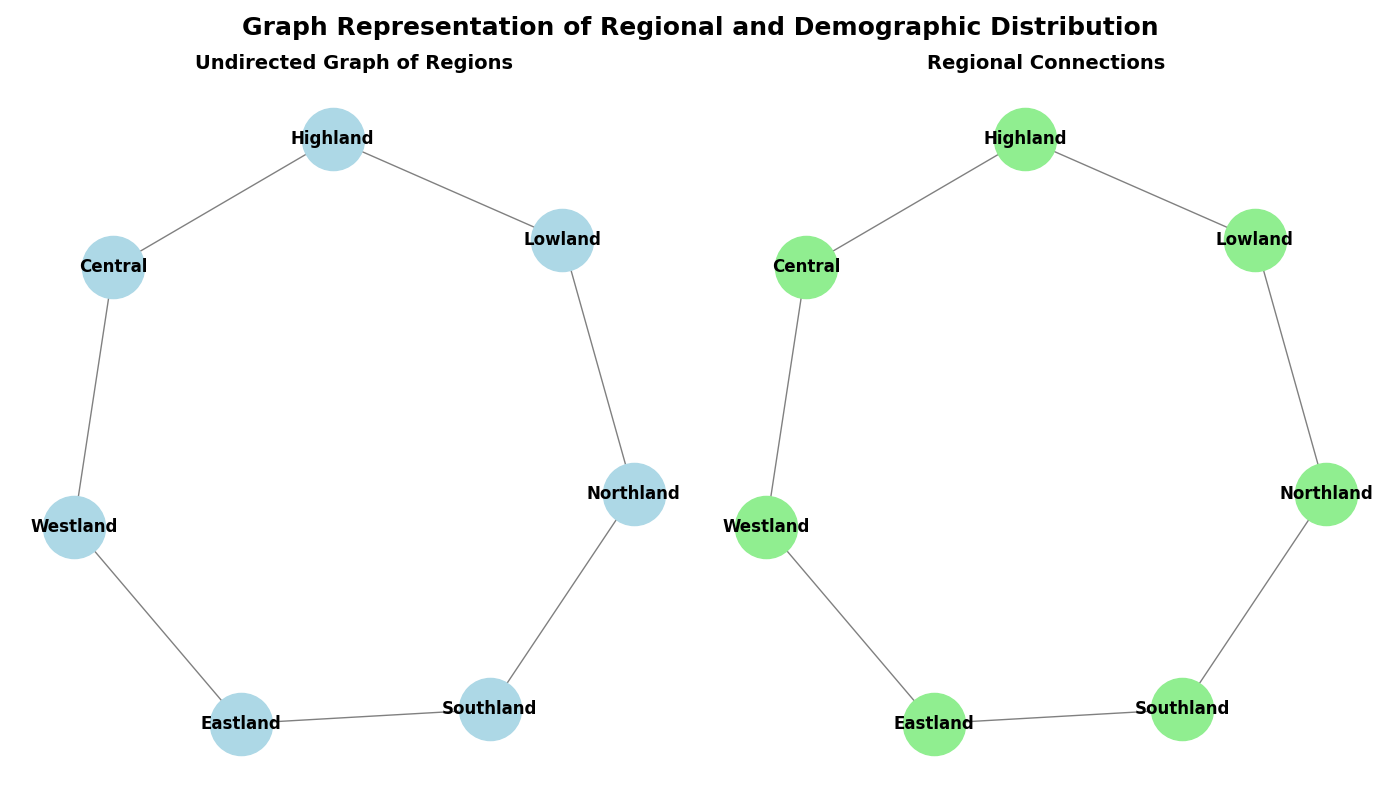

This figure's Python source:
import matplotlib.pyplot as plt
import networkx as nx

regions = ['Northland', 'Southland', 'Eastland', 'Westland', 'Central', 'Highland', 'Lowland']

# Populate demographic_data (not used in the graph but keeping demographics_labels for the loop)
demographics_labels = ['Children (<18)', 'Adults (18-64)', 'Seniors (65+)']
regional_connections = [
    ('Northland', 'Southland'),
    ('Southland', 'Eastland'),
    ('Eastland', 'Westland'),
    ('Westland', 'Central'),
    ('Central', 'Highland'),
    ('Highland', 'Lowland'),
    ('Lowland', 'Northland')
]

G = nx.Graph()

# Add nodes and edges based on the given connection pairs
G.add_nodes_from(regions)
G.add_edges_from(regional_connections)

fig, ax = plt.subplots(1, 2, figsize=(14, 8))

# Create a position layout for nodes (e.g., spring layout)
pos = nx.spring_layout(G, seed=42)

# Draw the graph for each subplot
nx.draw(G, pos, ax=ax[0], with_labels=True, node_color='lightblue', edge_color='grey', node_size=2000, font_weight='bold')
ax[0].set_title('Undirected Graph of Regions', fontsize=14, fontweight='bold')

nx.draw(G, pos, ax=ax[1], with_labels=True, node_color='lightgreen', edge_color='grey', node_size=2000, font_weight='bold')
ax[1].set_title('Regional Connections', fontsize=14, fontweight='bold')

fig.suptitle('Graph Representation of Regional and Demographic Distribution', fontsize=18, fontweight='bold', y=0.98)
plt.tight_layout()
plt.show()
